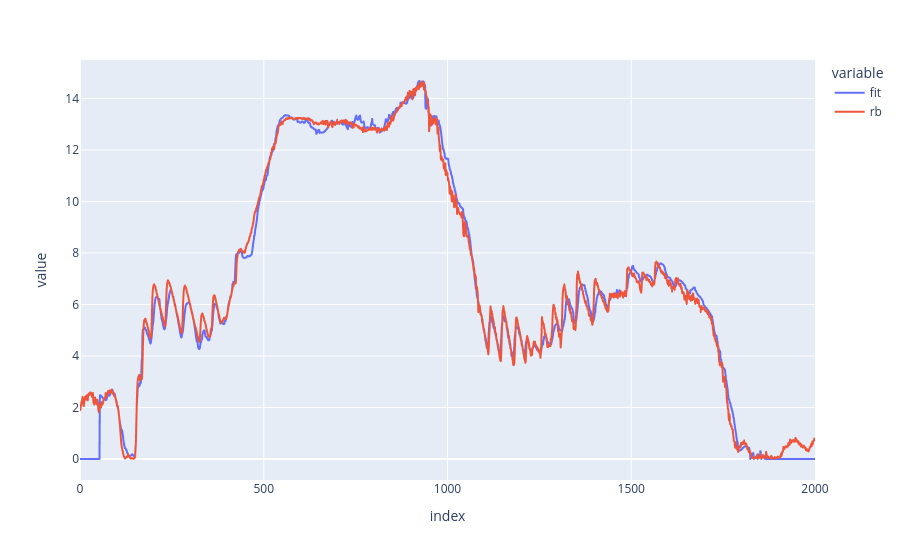

Source (notebook cell):
### Code cell
px.line(merged)

### Figure 1 — Plotly figure (JSON) as saved in the notebook; plotly's stock layout.template omitted (floating-point values rounded to 4 significant figures; data arrays with more than 128 entries replaced by an {"elided": "..."} marker saying what was removed)
{"data": [{"hovertemplate": "variable=fit<br>index=%{x}<br>value=%{y}<extra></extra>", "legendgroup": "fit", "line": {"color": "#636efa", "dash": "solid"}, "marker": {"symbol": "circle"}, "mode": "lines", "name": "fit", "showlegend": true, "x": {"elided": "2001 int values"}, "xaxis": "x", "y": {"elided": "2001 float values"}, "yaxis": "y", "type": "scattergl"}, {"hovertemplate": "variable=rb<br>index=%{x}<br>value=%{y}<extra></extra>", "legendgroup": "rb", "line": {"color": "#EF553B", "dash": "solid"}, "marker": {"symbol": "circle"}, "mode": "lines", "name": "rb", "showlegend": true, "x": {"elided": "2001 int values"}, "xaxis": "x", "y": {"elided": "2001 float values"}, "yaxis": "y", "type": "scattergl"}], "layout": {"xaxis": {"anchor": "y", "domain": [0.0, 1.0], "title": {"text": "index"}}, "yaxis": {"anchor": "x", "domain": [0.0, 1.0], "title": {"text": "value"}}, "legend": {"title": {"text": "variable"}, "tracegroupgap": 0}, "margin": {"t": 60}}}
